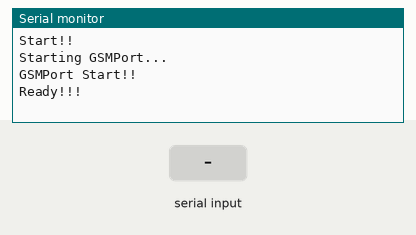
Recording of a sketch running on a simulated Arduino Mega 2560, built with avr-gcc and run on an emulated ATmega2560. Parts: the last lines printed to the serial monitor. The test bench sets the inputs (shaded band). The modem accepts every AT command (registered, SIM ready, sends succeed) and sends nothing else.

Above: at 4.2 s.
4.3 s: "*" received over Serial
At 5.1 s:
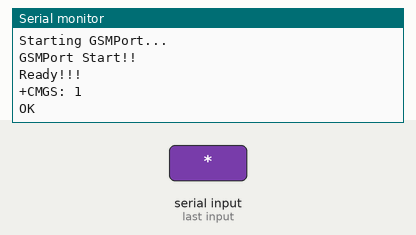
5.8 s: "*" received over the second serial link
At 6.2 s:
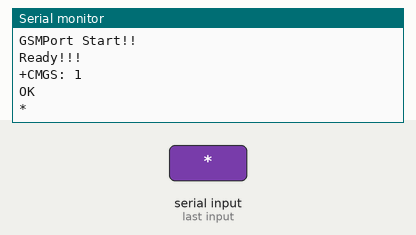
7.3 s: "1" received over the second serial link
At 8.6 s:
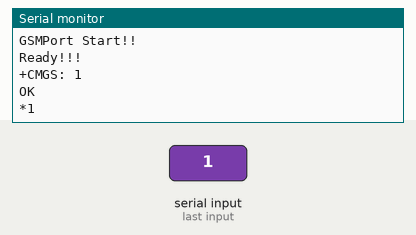

The sketch:

Test1.ino
```cpp
#define CTRL_Z 26

unsigned long timer=0;
unsigned long current=0;

const long interval = 10000;

#define BAUDIOS 74880

void setup() {
  Serial.begin(BAUDIOS);   //coneccion con Terminal
  while (!Serial){
    ;
  }
  Serial.println("Start!!");
  Serial.println("Starting GSMPort...");
  Serial1.begin(BAUDIOS);  //coneccion con GSM
  while(!Serial1){
    ;
  }
  Serial.println("GSMPort Start!!");
  delay(3000);
  Serial.println("Ready!!!");
}

void loop() {
  if (Serial.available()) {
    int inByte = Serial.read();
    if (char(inByte)=='*'){
      inByte = CTRL_Z;
    }
    Serial1.write(inByte);
  }

  if (Serial1.available()) {
    int inByte = Serial1.read();
    Serial.write(inByte);
  }
  current=millis();
/*
  if ( current-timer>interval ){
    Serial1.println("AT+CREG?");
    timer=current;
  }
  */
}
```

Measured:
- after the input at 4.3 s, the serial monitor: prints a new line at once (image 1)
- after the input at 5.8 s, the serial monitor: prints a new line at once (image 2)
- after the input at 7.3 s, the serial monitor: prints a new line at once (image 3)
